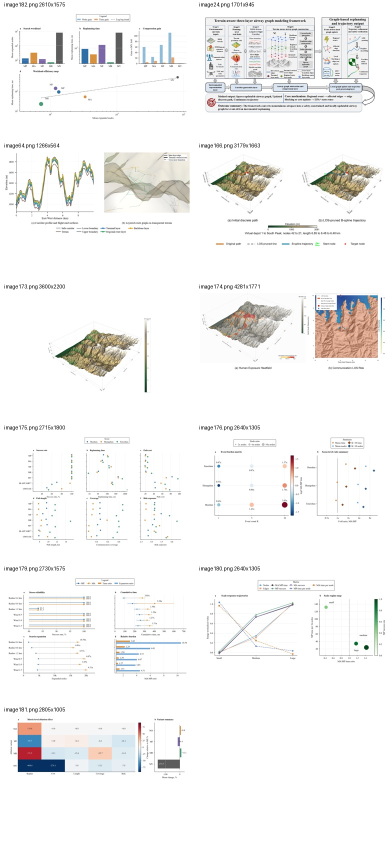
#> input picture _tmp_aei_v9_latest2_media/png_contact_sheet.jpg, 780 x 1692 px (shown at 1/2 size)
$ python -i compose_huashan_risk_dual_panel.py   (imports and definitions only)
#> lines starting #> are read from the running program, lines starting #| are printed output that depends on the picture; after the words box and inside, x2 and y2 are one past the last pixel; in counts of white or black regions, pixels touching at a corner belong together
#> further down, picture is the input picture: PIL image 780x1692 RGB; mean R, G, B 244.7, 244.3, 243.4
"""合成华山游客暴露风险与通信视距风险双联图。"""

from __future__ import annotations

import argparse
import shutil
from pathlib import Path

import matplotlib

# [1 line not run here, left out]

import matplotlib.pyplot as plt
from PIL import Image, ImageChops, ImageOps


PROJECT_ROOT = Path(__file__).resolve().parents[1]
FIGURE_DIR = PROJECT_ROOT / "final_results" / "paper_revision" / "figures"
INTERMEDIATE_DIR = PROJECT_ROOT / "intermediate_artifacts" / "figures" / "huashan"

LEFT_SOURCE = FIGURE_DIR / "fig_2_1b_huashan_human_risk_pyvista_3d.png"
RIGHT_SOURCE = FIGURE_DIR / "fig_2_1c_huashan_communication_reachability.png"
OUTPUT_STEM = "fig_2_1bc_huashan_tourist_comm_risk_dual_panel"

DPI = 600
FIGSIZE = (7.16, 2.98)
PANEL_CAPTIONS = (
    "(a) Tourist Exposure Risk",
    "(b) Communication LOS Risk",
)
LEFT_PANEL_TAG = "(a)"


# [8 lines left out: function parse_args, not called in this run]


def trim_white_margin(
    image: Image.Image,
    threshold: int = 3,
    padding: int = 3,
    left_padding: int | None = None,
    bottom_padding: int | None = None,
) -> Image.Image:
    """裁去图片外缘白边，保留少量留白以免贴边。"""
#> called with threshold = 3, padding = 3
    rgb = image.convert("RGB")
    background = Image.new("RGB", rgb.size, (255, 255, 255))
#> background: PIL image 780x1692 RGB; every value is 255
    diff = ImageChops.difference(rgb, background).convert("L")
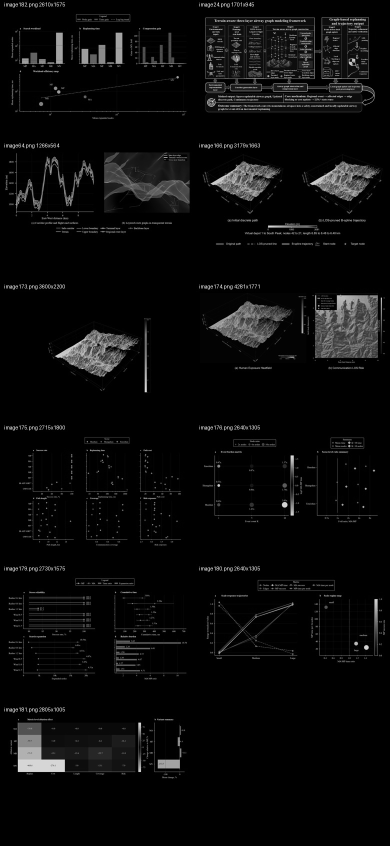
#> diff: PIL image 780x1692 L (shown at 1/2 size); min 0, max 255, mean 10.7
    mask = diff.point(lambda value: 255 if value > threshold else 0)
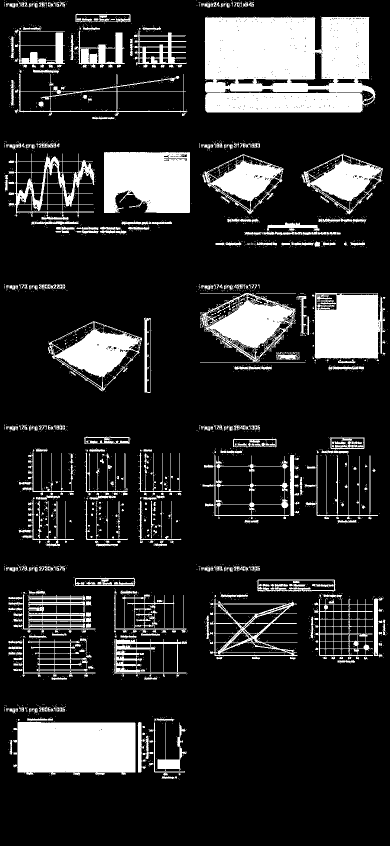
#> mask: PIL image 780x1692 L (shown at 1/2 size); 17.6% white; 3155 white regions (2638 under 20 px), largest, box (x1, y1, x2, y2) and area: (409, 33, 751, 225) 56749, (27, 1444, 271, 1552) 23890, (208, 304, 380, 426) 18771
    bbox = mask.getbbox()
#> bbox = (8, 0, 776, 1559)
    if bbox is None:
        return rgb
    x0, y0, x1, y1 = bbox
#> x0 = 8; y0 = 0; x1 = 776; y1 = 1559
    lp = padding if left_padding is None else left_padding
    bp = padding if bottom_padding is None else bottom_padding
    x0 = max(0, x0 - lp)
#> x0 = 5
    y0 = max(0, y0 - padding)
    x1 = min(rgb.width, x1 + padding)
#> x1 = 779
    y1 = min(rgb.height, y1 + bp)
#> y1 = 1562
    return rgb.crop((x0, y0, x1, y1))
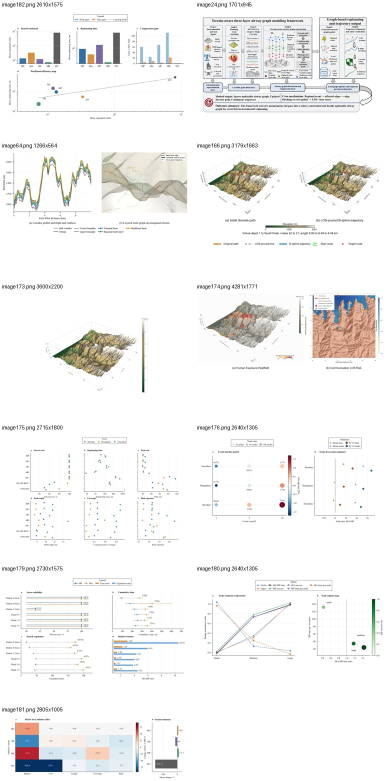
#> returned value: PIL image 774x1562 RGB (shown at 1/2 size); mean R, G, B 243.8, 243.3, 242.4


# [90 lines left out: functions prepare_panel, compose, main, not called in this run]


# [2 lines not run here, left out]

>>> from PIL import Image
>>> picture = Image.open('../_tmp_aei_v9_latest2_media/png_contact_sheet.jpg')
>>> result = trim_white_margin(picture)

$ run again, on _tmp_aei_v9_latest2_media/image173.png
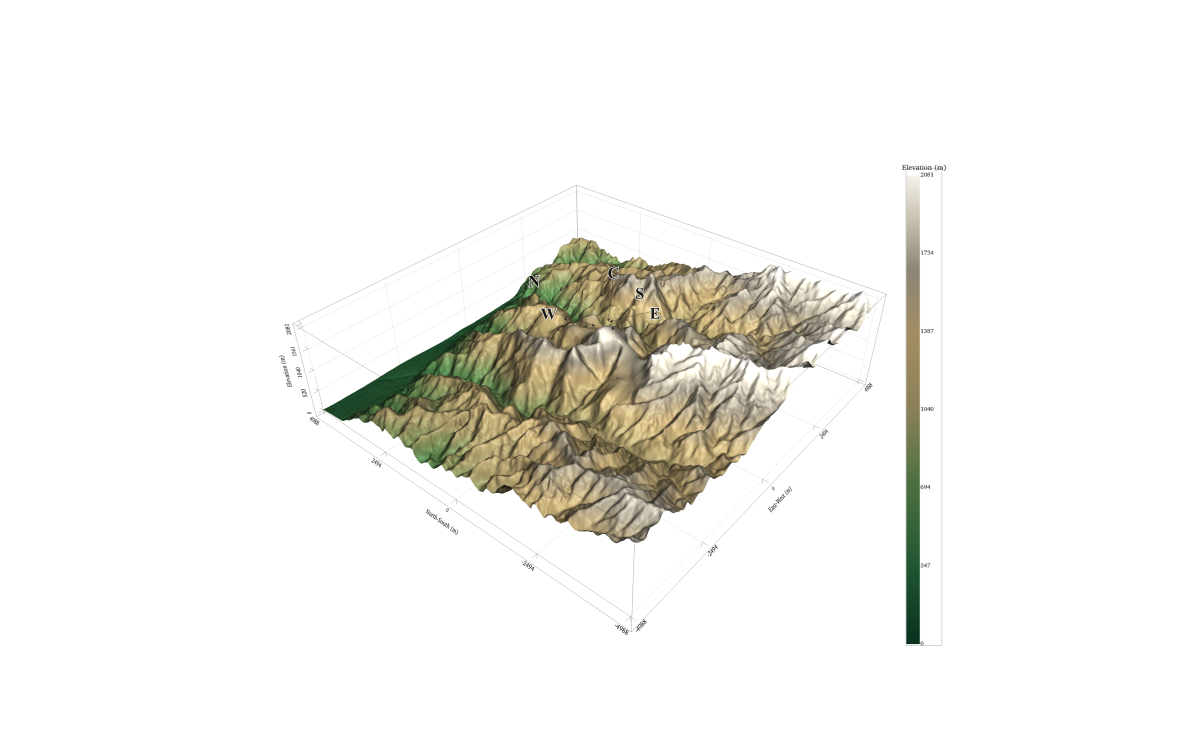
#> input picture _tmp_aei_v9_latest2_media/image173.png, 3600 x 2200 px (shown at 1/3 size)
#> picture is the input picture: PIL image 3600x2200 RGB; mean R, G, B 243.2, 242.6, 239.1
#> background: PIL image 3600x2200 RGB; every value is 255
#> in trim_white_margin, `mask = diff.point(lambda value: 255 if value > threshold else 0)`:
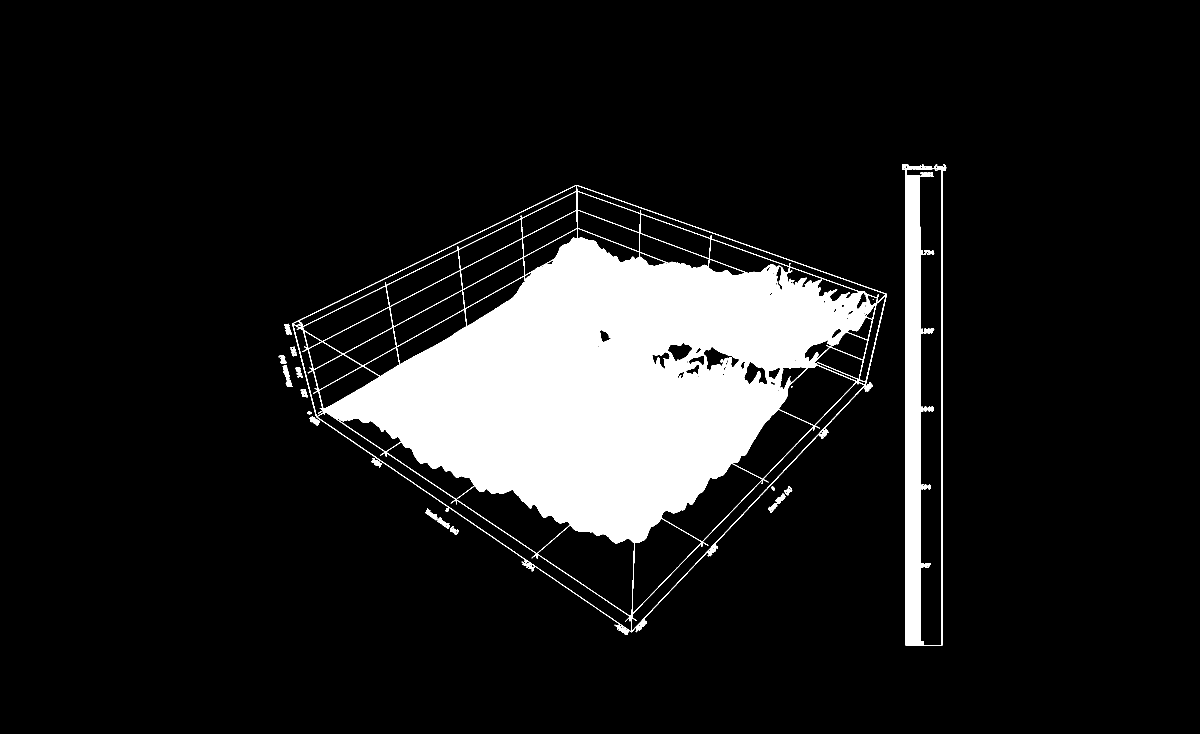
#> mask: PIL image 3600x2200 L (shown at 1/3 size); 11.2% white; 34 white regions (5 under 20 px), largest, box (x1, y1, x2, y2) and area: (876, 555, 2661, 1905) 811223, (2706, 493, 2831, 1937) 67295, (1276, 1526, 1349, 1587) 827
#> bbox = (836, 493, 2839, 1937)
#> in trim_white_margin, `x0, y0, x1, y1 = bbox`: x0 = 836; y0 = 493; x1 = 2839; y1 = 1937
#> in trim_white_margin, `x0 = max(0, x0 - lp)`: x0 = 833
#> in trim_white_margin, `y0 = max(0, y0 - padding)`: y0 = 490
#> in trim_white_margin, `x1 = min(rgb.width, x1 + padding)`: x1 = 2842
#> in trim_white_margin, `y1 = min(rgb.height, y1 + bp)`: y1 = 1940
#> in trim_white_margin, `return rgb.crop((x0, y0, x1, y1))`:
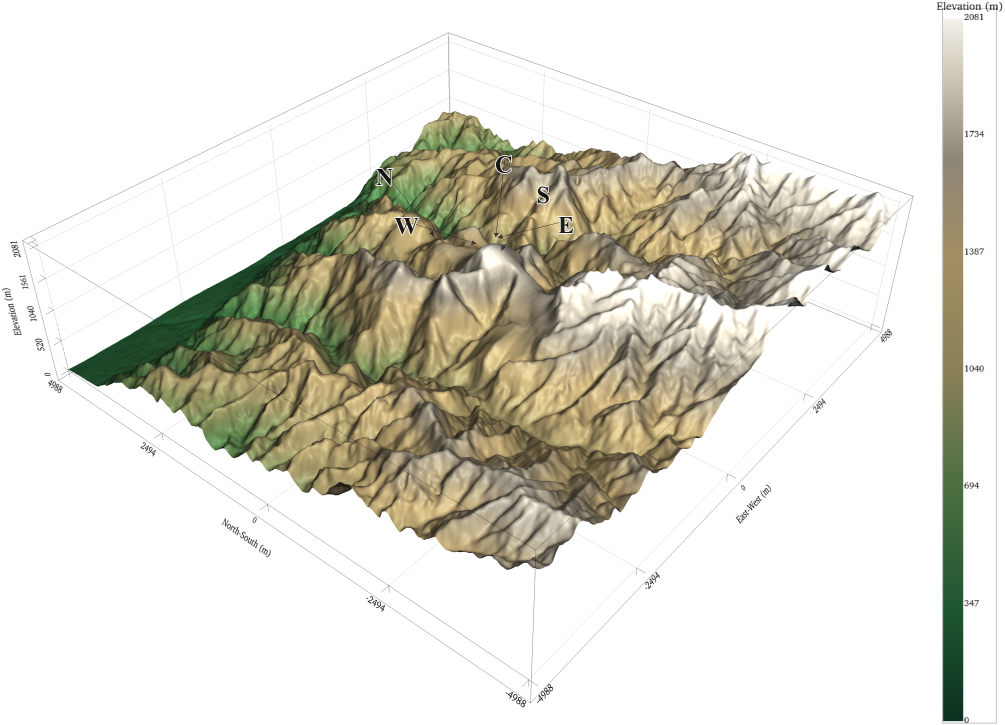
#> returned value: PIL image 2009x1450 RGB (shown at 1/2 size); mean R, G, B 223, 221.3, 211.9
